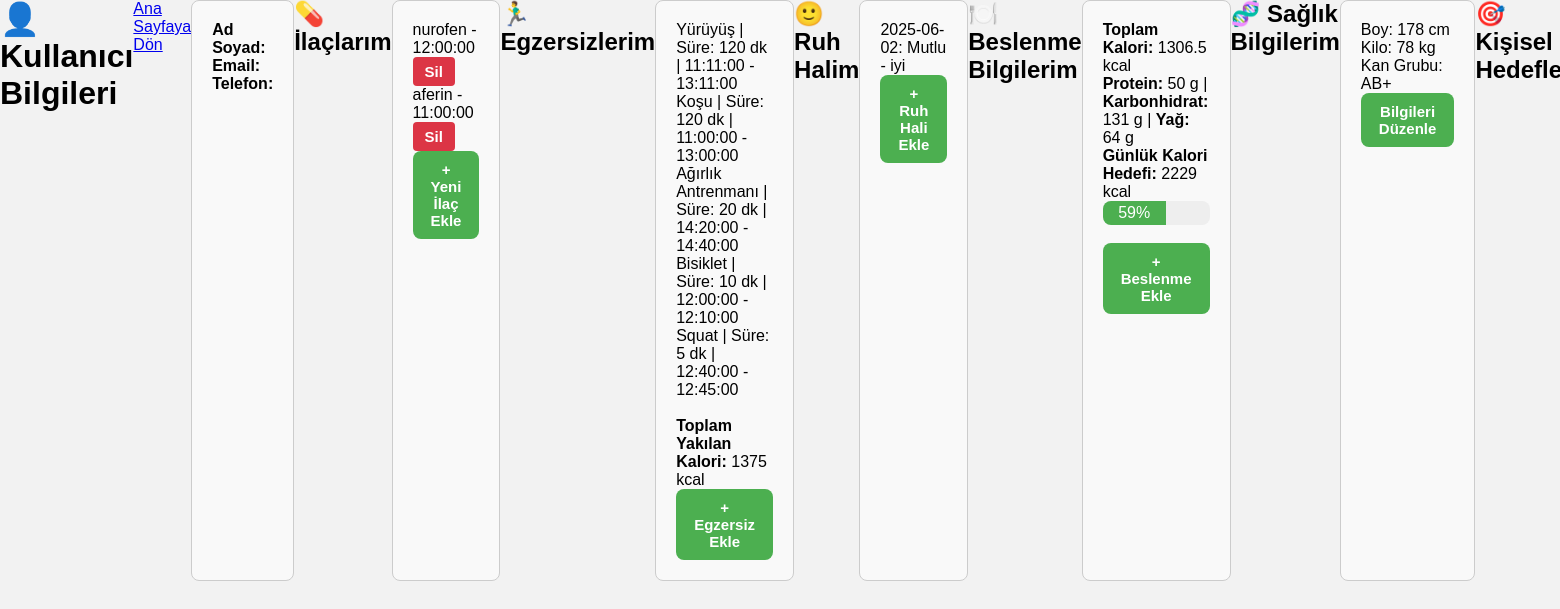
/pages/profiles.php (signed in), run on the app's committed database.
### tables this page shows
CREATE TABLE `ilaclar` (
  `id` int(11) NOT NULL,
  `user_id` int(11) NOT NULL,
  `ilac_ismi` varchar(255) NOT NULL,
  `ilac_saati` time NOT NULL
);

CREATE TABLE `egzersizler` (
  `id` int(11) NOT NULL,
  `user_id` int(11) NOT NULL,
  `egzersiz_adi` varchar(100) NOT NULL,
  `suresi` int(11) NOT NULL,
  `baslangic_saati` time DEFAULT NULL,
  `bitis_saati` time DEFAULT NULL,
  `created_at` timestamp NOT NULL DEFAULT current_timestamp()
);

CREATE TABLE `kullanici_ruh_hali` (
  `id` int(11) NOT NULL,
  `user_id` int(11) NOT NULL,
  `ruh_hali` varchar(20) NOT NULL,
  `tarih` date NOT NULL,
  `yorum` text DEFAULT NULL,
  `created_at` timestamp NOT NULL DEFAULT current_timestamp()
);

CREATE TABLE `user` (
  `u_id` int(11) NOT NULL,
  `u_adi` varchar(50) NOT NULL,
  `u_soyadi` varchar(50) NOT NULL,
  `u_tc` varchar(11) DEFAULT NULL,
  `u_telefon` varchar(20) DEFAULT NULL,
  `u_mail` varchar(50) NOT NULL,
  `u_dogumtarih` date NOT NULL,
  `u_kilo` int(3) DEFAULT NULL,
  `u_boy` int(3) DEFAULT NULL,
  `u_antrenman_suresi` int(3) DEFAULT NULL,
  `u_cinsiyet` enum('erkek','kadın') DEFAULT NULL,
  `u_aktivite` enum('hareketsiz','hafif','orta','çok') DEFAULT NULL,
  `u_hedef` enum('kilo_vermek','kilo_korumak','kilo_almak') DEFAULT NULL,
  `u_sifre` varchar(50) NOT NULL,
  `gunluk_kalori` int(11) DEFAULT 0,
  `profil_resmi` varchar(255) DEFAULT NULL
);

CREATE TABLE `saglik_bilgileri` (
  `id` int(11) NOT NULL,
  `user_id` int(11) DEFAULT NULL,
  `ad_soyad` varchar(100) DEFAULT NULL,
  `yas` int(11) DEFAULT NULL,
  `boy` int(11) DEFAULT NULL,
  `kilo` int(11) DEFAULT NULL,
  `kan_grubu` varchar(5) DEFAULT NULL,
  `alerjiler` text DEFAULT NULL,
  `hastaliklar` text DEFAULT NULL,
  `su` float DEFAULT NULL,
  `uyku` float DEFAULT NULL,
  `sigara` varchar(10) DEFAULT NULL,
  `ilaclar` text DEFAULT NULL,
  `stres` int(11) DEFAULT NULL,
  `adet_duzeni` varchar(50) DEFAULT NULL,
  `aile_hastalik` text DEFAULT NULL,
  `spor` varchar(10) DEFAULT NULL,
  `created_at` timestamp NOT NULL DEFAULT current_timestamp()
);

### pages/profiles.php (the view, shortened to what this page needs)
<?php
require_once('../includes/connection.php');
$user_id = $_SESSION['user_id'];
$user_query = $connection->prepare("SELECT * FROM user WHERE u_id = :id");
$user_query->execute(['id' => $user_id]);
$user = $user_query->fetch(PDO::FETCH_ASSOC);
$ilac_query = $connection->prepare("SELECT * FROM ilaclar WHERE user_id = :id ORDER BY ilac_saati DESC");
$ilac_query->execute(['id' => $user_id]);
$ilaclar = $ilac_query->fetchAll(PDO::FETCH_ASSOC);
$egz_query = $connection->prepare("SELECT * FROM egzersizler WHERE user_id = :id");
$egz_query->execute(['id' => $user_id]);
$egzersizler = $egz_query->fetchAll(PDO::FETCH_ASSOC);
$toplamEgzKalori = 0;
foreach ($egzersizler as $egz) {
    $toplamEgzKalori += $egz['suresi'] * 5;
}
$ruh_query = $connection->prepare("SELECT * FROM kullanici_ruh_hali WHERE user_id = :id ORDER BY tarih DESC");
$ruh_query->execute(['id' => $user_id]);
$ruhlar = $ruh_query->fetchAll(PDO::FETCH_ASSOC);
$bes_query = $connection->prepare("SELECT
    SUM(kalori) AS toplam_kalori,
    SUM(protein) AS toplam_protein,
    SUM(karbonhidrat) AS toplam_karbonhidrat,
    SUM(yag) AS toplam_yag
    FROM kullanici_beslenme
    WHERE user_id = :id AND tarih = CURDATE()");
$bes_query->execute(['id' => $user_id]);
$bes = $bes_query->fetch(PDO::FETCH_ASSOC);
$toplamKalori = $bes['toplam_kalori'] ?? 0;
$toplamProtein = intval($bes['toplam_protein'] ?? 0);
$toplamKarbonhidrat = intval($bes['toplam_karbonhidrat'] ?? 0);
$toplamYag = intval($bes['toplam_yag'] ?? 0);
$gunluk_kalori = $user['gunluk_kalori'] ?? 0;
if ($gunluk_kalori > 0) {
    $kalori_yuzde = min(100, round(($toplamKalori / $gunluk_kalori) * 100));
} else {
    $kalori_yuzde = 0;
}
$saglik_query = $connection->prepare("SELECT * FROM saglik_bilgileri WHERE user_id = :id ORDER BY id DESC LIMIT 1");
$saglik_query->execute(['id' => $user_id]);
$saglik = $saglik_query->fetch(PDO::FETCH_ASSOC);
?>
<!DOCTYPE html>
<html lang="tr">
<head>
    <link rel="stylesheet" href="../assets/css/profile.css?v=<?= time(); ?>">
</head>
<body>
<h1>👤 Kullanıcı Bilgileri</h1>
<a href="../index.php">Ana Sayfaya Dön</a>
<div class="block">
    <strong>Ad Soyad:</strong> <?= htmlspecialchars($user['u_adi'] . ' ' . $user['u_soyadi']) ?><br>
    <strong>Email:</strong> <?= htmlspecialchars($user['u_mail']) ?><br>
    <strong>Telefon:</strong> <?= htmlspecialchars($user['u_telefon']) ?>
</div>
<h2>💊 İlaçlarım</h2>
<div class="block">
    <?php foreach ($ilaclar as $ilac): ?>
        <div class="ilac"><?= htmlspecialchars($ilac['ilac_ismi']) ?> - <?= $ilac['ilac_saati'] ?> <button class="btn red">Sil</button></div>
    <?php endforeach; ?>
    <button class="btn">+ Yeni İlaç Ekle</button>
</div>
<h2>🏃‍♂️ Egzersizlerim</h2>
<div class="block">
    <?php foreach ($egzersizler as $e): ?>
        <div class="egz">
            <?= htmlspecialchars($e['egzersiz_adi']) ?> | Süre: <?= $e['suresi'] ?> dk | <?= $e['baslangic_saati'] ?> - <?= $e['bitis_saati'] ?>
        </div>
    <?php endforeach; ?>
    <br>
    <p><strong>Toplam Yakılan Kalori:</strong> <?= $toplamEgzKalori ?> kcal</p>
    <button class="btn">+ Egzersiz Ekle</button>
</div>
<h2>🙂 Ruh Halim</h2>
<div class="block">
    <?php foreach ($ruhlar as $ruh): ?>
        <div class="ruh"><?= $ruh['tarih'] ?>: <?= $ruh['ruh_hali'] ?> - <?= $ruh['yorum'] ?></div>
    <?php endforeach; ?>
    <button class="btn">+ Ruh Hali Ekle</button>
</div>
<h2>🍽️ Beslenme Bilgilerim</h2>
<div class="block">
    <p><strong>Toplam Kalori:</strong> <?= $toplamKalori ?> kcal</p>
    <p><strong>Protein:</strong> <?= $toplamProtein ?> g | <strong>Karbonhidrat:</strong> <?= $toplamKarbonhidrat ?> g | <strong>Yağ:</strong> <?= $toplamYag ?> g</p>
    <p><strong>Günlük Kalori Hedefi:</strong> <?= $gunluk_kalori ?> kcal</p>
    <div style="width: 100%; background: #eee; border-radius: 8px; overflow: hidden; height: 24px;">
        <div style="width: <?= $kalori_yuzde ?>%; background: #4caf50; height: 100%; color: #fff; text-align: center; line-height: 24px;">
            <?= $kalori_yuzde ?>%
        </div>
    </div>
    <br>
    <button class="btn">+ Beslenme Ekle</button>
</div>
<h2>🧬 Sağlık Bilgilerim</h2>
<div class="block">
    Boy: <?= $saglik['boy'] ?> cm<br>
    Kilo: <?= $saglik['kilo'] ?> kg<br>
    Kan Grubu: <?= $saglik['kan_grubu'] ?><br>
    <button class="btn">Bilgileri Düzenle</button>
</div>
<h2>🎯 Kişisel Hedefler</h2>
</body>
</html>

### assets/css/profile.css (style rules this page uses)
* { box-sizing: border-box; margin: 0; padding: 0; }
body { display: flex; font-family: Arial, sans-serif; background: #f2f2f2; }
.block { background: #f9f9f9; padding: 20px; border-radius: 8px; margin-bottom: 20px; border: 1px solid #ccc; }
.btn.red { background-color: #dc3545; color: #fff; border: none; padding: 6px 12px; border-radius: 4px; cursor: pointer; }
.btn { display: inline-block; padding: 10px 18px; font-size: 15px; font-weight: 600; text-decoration: none; border-radius: 6px; transition: background-color 0.3s ease, color 0.3s ease; }
.btn { background: #4caf50; color: #fff; font-weight: 600; border: none; padding: 10px 18px; border-radius: 8px; cursor: pointer; transition: background 0.2s ease; }

### data on the page
ilaclar: ilac_ismi "nurofen", ilac_saati "12:00:00"
ilaclar: ilac_ismi "aferin", ilac_saati "11:00:00"
egzersizler: egzersiz_adi "Yürüyüş", suresi "120", baslangic_saati "11:11:00", bitis_saati "13:11:00"
egzersizler: egzersiz_adi "Koşu", suresi "120", baslangic_saati "11:00:00", bitis_saati "13:00:00"
egzersizler: egzersiz_adi "Ağırlık Antrenmanı", suresi "20", baslangic_saati "14:20:00", bitis_saati "14:40:00"
egzersizler: egzersiz_adi "Bisiklet", suresi "10", baslangic_saati "12:00:00", bitis_saati "12:10:00"
egzersizler: egzersiz_adi "Squat", suresi "5", baslangic_saati "12:40:00", bitis_saati "12:45:00"
kullanici_ruh_hali: tarih "2025-06-02", ruh_hali "Mutlu", yorum "iyi"
user: gunluk_kalori "2229"
saglik_bilgileri: boy "178", kilo "78", kan_grubu "AB+"

### other printed values
$toplamEgzKalori "1375"
$toplamKalori "1306.5"
$toplamProtein "50"
$toplamKarbonhidrat "131"
$toplamYag "64"
$kalori_yuzde "59"
